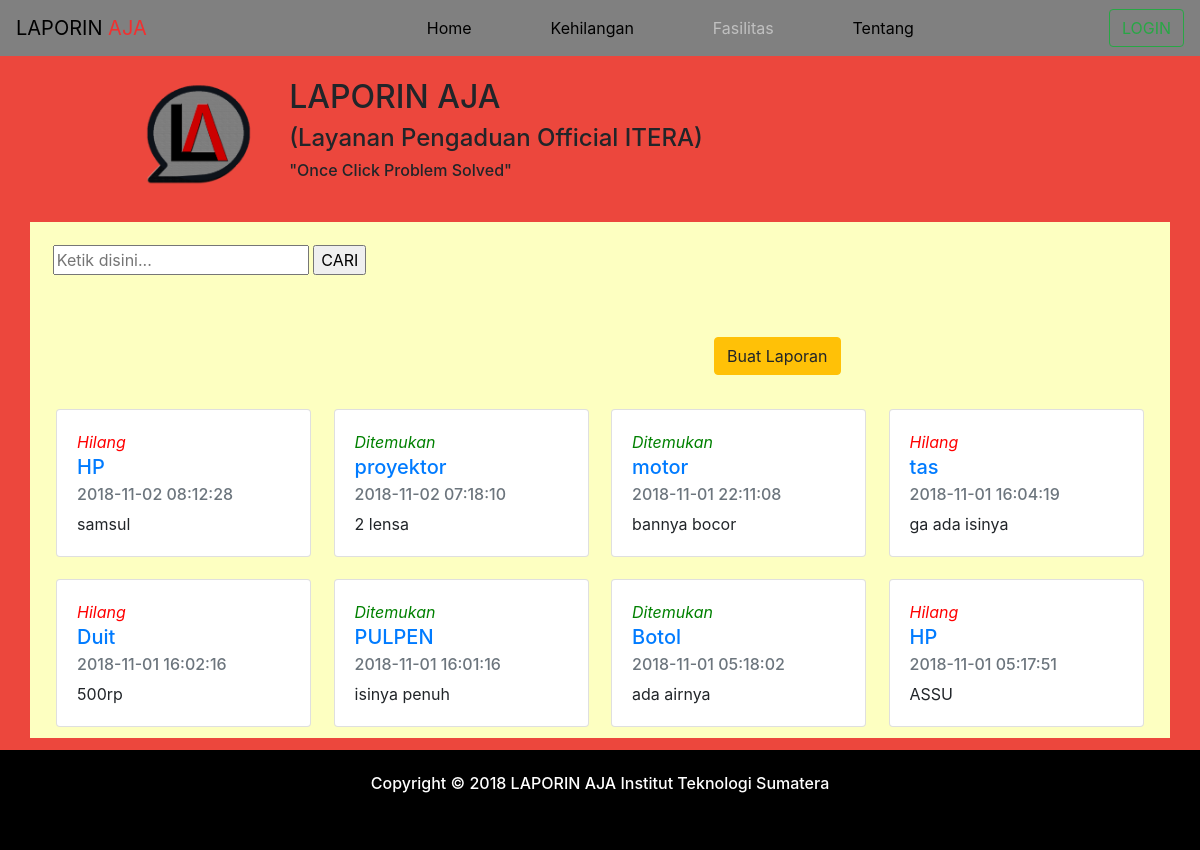
The page /index.php/c_kehilangan on the database its author committed.
### tables this page shows
CREATE TABLE `barang` (
  `id_kehilangan` int(11) NOT NULL,
  `tanggal` datetime NOT NULL,
  `jenis` set('kehilangan','ditemukan') NOT NULL,
  `nama` varchar(50) NOT NULL,
  `spesifikasi` varchar(100) NOT NULL,
  `lokasi` varchar(30) NOT NULL,
  `kontak` varchar(13) NOT NULL,
  `id_user` varchar(25) NOT NULL
);

### application/controllers/C_kehilangan.php (called while the page is built, shortened)
<?php
class C_kehilangan  extends CI_Controller {
	public function index()
	{
		$isi['data'] =
		$this->db->query
		("SELECT id_kehilangan, tanggal, jenis, nama, spesifikasi, lokasi FROM barang ORDER BY tanggal DESC");
		$this->load->view('V_kehilangan',$isi);
	}
}

### index.php (called while the page is built, shortened)
<?php
require_once BASEPATH.'core/CodeIgniter.php';

### application/views/V_kehilangan.php (the view, shortened to what this page needs)
<!DOCTYPE html>
<html>
<head>
	<link rel="stylesheet" type="text/css" href="<?php echo base_url(); ?>assets/css/bootstrap.min.css">
	<link rel="stylesheet" type="text/css" href="<?php echo base_url(); ?>assets/css/gaya2.css">
</head>
<body>
	<?php
		$nama = $this->session->userdata('nama');
		$id = $this->session->userdata('id');
	?>
		<div class="container isi">
			<div class="row">
				<div class="form-group kolom-cari">
					<form action="<?php echo base_url('C_kehilangan/cari');?>" method="post">
						<input type="text" name="nama_barang" placeholder="Ketik disini...">
						<input type="submit" name="cari_barang" value="CARI">
					</form>
				</div>
				<div class="kolom-lapor">
					<a
					<?php
			        	if(empty($nama) && empty($id)){
			        ?>
			        	href="#" data-toggle="modal" data-target="#login">
			        <?php
			        	} else {
			        ?>
						href="<?php echo base_url('C_kehilangan/form_laporan');?>">
					<?php
						}
					?><button class="btn btn-warning">Buat Laporan</button></a>
				</div>
			</div>
			<div class="row list-data">
					<?php
					foreach ($data->result() as $row ) { ?>
					<div class="card list-data-content" style="width: 23%;">
					  <div class="card-body">
					  	<?php
					  		if($row->jenis == 'kehilangan') {
					  			echo '<p class="card-text text-status-h">Hilang</p>';
					  		} else if($row->jenis == 'ditemukan') {
					  			echo '<p class="card-text text-status-d">Ditemukan</p>';
					  		}
					  	?>
					    <a
					    <?php
			        		if(empty($nama) && empty($id)){
			        	?>
					    	href="#" data-toggle="modal" data-target="#login">
						<?php
							} else {
						?>
							href="<?php echo base_url();?>C_kehilangan/detail/<?php echo $row->id_kehilangan; ?>">
						<?php } ?>
					    	<h5 class="card-title"><?php echo $row->nama; ?></h5>
					    </a>
					    <h6 class="card-subtitle mb-2 text-muted"><?php echo $row->tanggal; ?></h6>
					    <p class="card-text"><?php echo $row->spesifikasi; ?></p>
					  </div>
					</div>
					<?php } ?>
			</div>
		</div>
	</div>
</body>
</html>

### assets/css/gaya2.css (style rules this page uses)
body { background-color: #ec473d; overflow-x: hidden; }
.text-status-h { color: red; font-style: italic; margin-bottom: 1px; }
.text-status-d { color: green; font-style: italic; margin-bottom: 1px; }
.isi { background-color: #fdffc1; margin-top: 1%; }
.kolom-cari { padding: 2% 2% 2% 2%; }
.kolom-lapor { padding: 2% 2% 2% 60%; }
.list-data { padding: 0 0 0 0; margin: 0 0 0 0; }
.list-data-content { -webkit-flex-wrap: wrap; flex-wrap: wrap; margin: 1% 1% 1% 1%; }

### rows shown on the page
barang: jenis "Hilang", nama "HP", tanggal "2018-11-02 08:12:28", spesifikasi "samsul"
barang: jenis "Ditemukan", nama "proyektor", tanggal "2018-11-02 07:18:10", spesifikasi "2 lensa"
barang: jenis "Ditemukan", nama "motor", tanggal "2018-11-01 22:11:08", spesifikasi "bannya bocor"
barang: jenis "Hilang", nama "tas", tanggal "2018-11-01 16:04:19", spesifikasi "ga ada isinya"
barang: jenis "Hilang", nama "Duit", tanggal "2018-11-01 16:02:16", spesifikasi "500rp"
barang: jenis "Ditemukan", nama "PULPEN", tanggal "2018-11-01 16:01:16", spesifikasi "isinya penuh"
barang: jenis "Ditemukan", nama "Botol", tanggal "2018-11-01 05:18:02", spesifikasi "ada airnya"
barang: jenis "Hilang", nama "HP", tanggal "2018-11-01 05:17:51", spesifikasi "ASSU"
